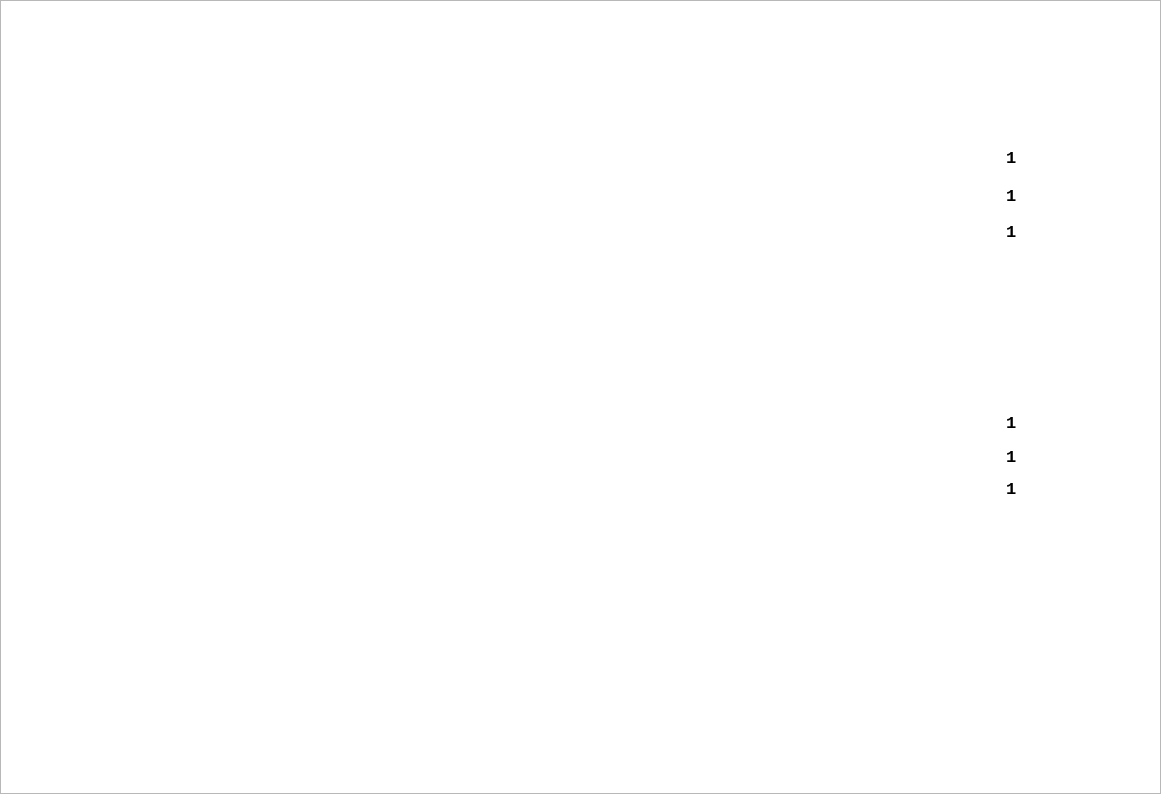
<?xml version="1.0" encoding="UTF-8"?>
<ui version="4.0">
 <class>Game</class>
 <widget class="QWidget" name="Game">
  <property name="geometry">
   <rect>
    <x>0</x>
    <y>0</y>
    <width>1161</width>
    <height>794</height>
   </rect>
  </property>
  <property name="windowTitle">
   <string>Widget</string>
  </property>
  <widget class="QGraphicsView" name="graphicsView">
   <property name="geometry">
    <rect>
     <x>0</x>
     <y>0</y>
     <width>1161</width>
     <height>794</height>
    </rect>
   </property>
  </widget>
  <widget class="QLabel" name="player1_Range">
   <property name="geometry">
    <rect>
     <x>1006</x>
     <y>148</y>
     <width>71</width>
     <height>20</height>
    </rect>
   </property>
   <property name="font">
    <font>
     <family>Consolas</family>
     <pointsize>13</pointsize>
     <bold>true</bold>
    </font>
   </property>
   <property name="text">
    <string>1</string>
   </property>
  </widget>
  <widget class="QLabel" name="player2_Range">
   <property name="geometry">
    <rect>
     <x>1006</x>
     <y>413</y>
     <width>71</width>
     <height>20</height>
    </rect>
   </property>
   <property name="font">
    <font>
     <family>Consolas</family>
     <pointsize>13</pointsize>
     <bold>true</bold>
    </font>
   </property>
   <property name="text">
    <string>1</string>
   </property>
  </widget>
  <widget class="QLabel" name="player1_Bombs">
   <property name="geometry">
    <rect>
     <x>1006</x>
     <y>186</y>
     <width>71</width>
     <height>20</height>
    </rect>
   </property>
   <property name="font">
    <font>
     <family>Consolas</family>
     <pointsize>13</pointsize>
     <italic>false</italic>
     <bold>true</bold>
     <underline>false</underline>
     <strikeout>false</strikeout>
     <kerning>true</kerning>
    </font>
   </property>
   <property name="text">
    <string>1</string>
   </property>
  </widget>
  <widget class="QLabel" name="player2_Bombs">
   <property name="geometry">
    <rect>
     <x>1006</x>
     <y>447</y>
     <width>71</width>
     <height>20</height>
    </rect>
   </property>
   <property name="font">
    <font>
     <family>Consolas</family>
     <pointsize>13</pointsize>
     <bold>true</bold>
    </font>
   </property>
   <property name="text">
    <string>1</string>
   </property>
  </widget>
  <widget class="QPushButton" name="SaveAsButton">
   <property name="geometry">
    <rect>
     <x>1039</x>
     <y>569</y>
     <width>59</width>
     <height>59</height>
    </rect>
   </property>
   <property name="text">
    <string/>
   </property>
   <property name="flat">
    <bool>true</bool>
   </property>
  </widget>
  <widget class="QPushButton" name="PauseAsButton">
   <property name="geometry">
    <rect>
     <x>931</x>
     <y>569</y>
     <width>59</width>
     <height>59</height>
    </rect>
   </property>
   <property name="text">
    <string/>
   </property>
   <property name="flat">
    <bool>true</bool>
   </property>
  </widget>
  <widget class="QLabel" name="gif">
   <property name="geometry">
    <rect>
     <x>610</x>
     <y>530</y>
     <width>184</width>
     <height>198</height>
    </rect>
   </property>
   <property name="text">
    <string/>
   </property>
  </widget>
  <widget class="QLabel" name="player1_Score">
   <property name="geometry">
    <rect>
     <x>1006</x>
     <y>222</y>
     <width>71</width>
     <height>20</height>
    </rect>
   </property>
   <property name="font">
    <font>
     <family>Consolas</family>
     <pointsize>13</pointsize>
     <italic>false</italic>
     <bold>true</bold>
     <underline>false</underline>
     <strikeout>false</strikeout>
     <kerning>true</kerning>
    </font>
   </property>
   <property name="text">
    <string>1</string>
   </property>
  </widget>
  <widget class="QLabel" name="player2_Score">
   <property name="geometry">
    <rect>
     <x>1006</x>
     <y>479</y>
     <width>71</width>
     <height>20</height>
    </rect>
   </property>
   <property name="font">
    <font>
     <family>Consolas</family>
     <pointsize>13</pointsize>
     <italic>false</italic>
     <bold>true</bold>
     <underline>false</underline>
     <strikeout>false</strikeout>
     <kerning>true</kerning>
    </font>
   </property>
   <property name="text">
    <string>1</string>
   </property>
  </widget>
 </widget>
 <resources/>
 <connections/>
</ui>
